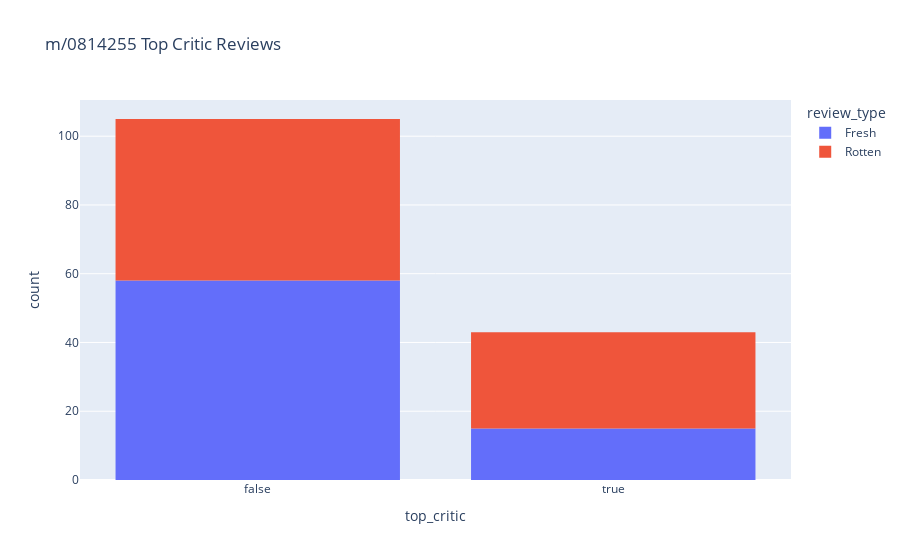

The code cell stored with this chart in its notebook:
### Code cell
movieLinkHist('m/0814255')

### Figure 1 — Plotly figure (JSON) as saved in the notebook; plotly's stock layout.template omitted (floating-point values rounded to 4 significant figures)
{"data": [{"alignmentgroup": "True", "bingroup": "x", "hovertemplate": "review_type=Fresh<br>top_critic=%{x}<br>count=%{y}<extra></extra>", "legendgroup": "Fresh", "marker": {"color": "#636efa", "pattern": {"shape": ""}}, "name": "Fresh", "offsetgroup": "Fresh", "orientation": "v", "showlegend": true, "type": "histogram", "x": [false, false, false, false, true, false, false, false, true, false, true, false, false, false, false, false, false, true, false, false, false, true, false, false, true, false, false, true, false, false, false, false, false, true, true, false, false, true, false, true, false, false, true, true, false, false, false, false, false, true, false, false, false, false, false, false, false, false, false, true, false, false, false, false, false, false, false, false, false, false, false, false, false], "xaxis": "x", "yaxis": "y"}, {"alignmentgroup": "True", "bingroup": "x", "hovertemplate": "review_type=Rotten<br>top_critic=%{x}<br>count=%{y}<extra></extra>", "legendgroup": "Rotten", "marker": {"color": "#EF553B", "pattern": {"shape": ""}}, "name": "Rotten", "offsetgroup": "Rotten", "orientation": "v", "showlegend": true, "type": "histogram", "x": [true, true, true, true, true, false, true, false, true, true, false, false, false, false, true, true, true, true, false, false, true, false, false, false, true, true, false, true, false, true, false, true, false, false, false, false, false, false, false, false, true, false, true, false, false, false, false, false, true, false, false, false, false, true, false, false, false, false, true, false, false, false, false, true, true, false, false, false, true, true, false, true, false, false, false], "xaxis": "x", "yaxis": "y"}], "layout": {"barmode": "relative", "legend": {"title": {"text": "review_type"}, "tracegroupgap": 0}, "title": {"text": "m/0814255 Top Critic Reviews"}, "xaxis": {"anchor": "y", "domain": [0, 1], "title": {"text": "top_critic"}}, "yaxis": {"anchor": "x", "domain": [0, 1], "title": {"text": "count"}}}}
